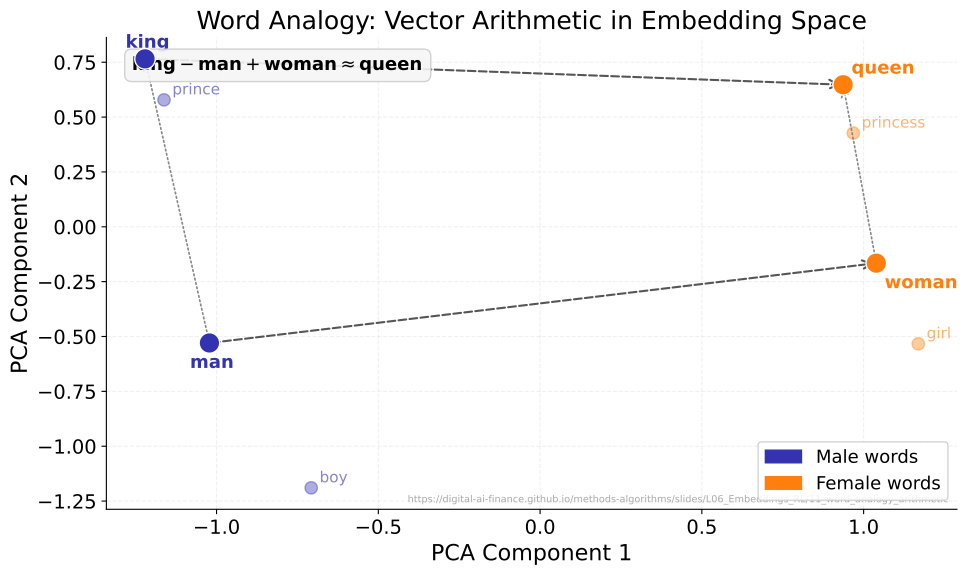

Write the Python code that produced this figure.
"""
Chart: Word Analogy - Vector Arithmetic in Embedding Space
king - man + woman ≈ queen visualized via PCA projection from 50D embeddings.
"""

from pathlib import Path
import numpy as np
import matplotlib.pyplot as plt
import matplotlib.patches as mpatches
from matplotlib.patches import FancyArrowPatch
from sklearn.decomposition import PCA
import sys
sys.path.insert(0, str(Path(__file__).resolve().parents[3] / 'templates'))
from chart_style import apply_style, COLORS, MLPURPLE, MLBLUE, MLORANGE, MLGREEN, MLRED, MLLAVENDER
apply_style()

# ---------------------------------------------------------------------------
# Metadata
# ---------------------------------------------------------------------------
CHART_METADATA = {
    "title": "Word Analogy: Vector Arithmetic in Embedding Space",
    "description": (
        "Synthetic 50D word embeddings for 8 words projected to 2D via PCA. "
        "Demonstrates the parallelogram relationship king - man + woman ≈ queen."
    ),
    "url": "https://digital-ai-finance.github.io/methods-algorithms/slides/L06_Embeddings_RL/11_word_analogy_arithmetic",
}

# ---------------------------------------------------------------------------
# Style
# ---------------------------------------------------------------------------

# ---------------------------------------------------------------------------
# Synthetic embeddings (50D with semantic structure)
# ---------------------------------------------------------------------------
rng = np.random.default_rng(42)

DIM = 50

# Basis vectors for semantic dimensions
gender_axis   = np.zeros(DIM); gender_axis[0]   = 1.0   # positive = female
royalty_axis  = np.zeros(DIM); royalty_axis[1]  = 1.0   # positive = royal
age_axis      = np.zeros(DIM); age_axis[2]      = 0.5   # positive = adult

# Build clean embeddings: (gender_score, royalty_score, age_score) + noise
def make_emb(gender, royalty, age, noise=0.15):
    e = gender * gender_axis + royalty * royalty_axis + age * age_axis
    e += rng.normal(0, noise, DIM)
    return e

# Primary words (large markers)
embeddings = {
    'man':     make_emb(gender=-1.0, royalty=0.0, age=1.0),
    'woman':   make_emb(gender= 1.0, royalty=0.0, age=1.0),
    'king':    make_emb(gender=-1.0, royalty=1.0, age=1.0),
    'queen':   make_emb(gender= 1.0, royalty=1.0, age=1.0),
    # Secondary words
    'prince':  make_emb(gender=-1.0, royalty=0.8, age=-0.3),
    'princess':make_emb(gender= 1.0, royalty=0.8, age=-0.3),
    'boy':     make_emb(gender=-1.0, royalty=0.0, age=-0.8),
    'girl':    make_emb(gender= 1.0, royalty=0.0, age=-0.8),
}

words   = list(embeddings.keys())
matrix  = np.array([embeddings[w] for w in words])

pca = PCA(n_components=2, random_state=42)
coords = pca.fit_transform(matrix)

word_to_coord = {w: coords[i] for i, w in enumerate(words)}

# ---------------------------------------------------------------------------
# Figure
# ---------------------------------------------------------------------------
fig, ax = plt.subplots()

primary   = ['man', 'woman', 'king', 'queen']
secondary = ['prince', 'princess', 'boy', 'girl']

male_words   = ['man', 'king', 'prince', 'boy']
female_words = ['woman', 'queen', 'princess', 'girl']

# Plot secondary words first (behind primary)
for w in secondary:
    x, y = word_to_coord[w]
    color = MLPURPLE if w in male_words else MLORANGE
    ax.scatter(x, y, s=80, color=color, alpha=0.4, zorder=2)
    ax.annotate(w, (x, y), textcoords='offset points', xytext=(6, 4),
                fontsize=11, color=color, alpha=0.6)

# Plot primary words
for w in primary:
    x, y = word_to_coord[w]
    color = MLPURPLE if w in male_words else MLORANGE
    ax.scatter(x, y, s=220, color=color, zorder=4, edgecolors='white', linewidths=1.0)
    offset = {'man': (-14, -18), 'woman': (6, -18), 'king': (-14, 8), 'queen': (6, 8)}
    ax.annotate(w, (x, y), textcoords='offset points', xytext=offset[w],
                fontsize=13, fontweight='bold', color=color)

# ---------------------------------------------------------------------------
# Parallelogram: man -> king  AND  woman -> queen  (royal dimension)
#                man -> woman AND  king  -> queen  (gender dimension)
# Draw dashed arrows for the gender shift: man->woman and king->queen
# ---------------------------------------------------------------------------
arrow_kw = dict(arrowstyle='->', color='#555555', lw=1.5,
                connectionstyle='arc3,rad=0.0',
                linestyle='dashed', mutation_scale=16)

for start, end in [('man', 'woman'), ('king', 'queen')]:
    ax.annotate('',
                xy=word_to_coord[end],
                xytext=word_to_coord[start],
                arrowprops=arrow_kw)

# Draw solid arrows for royalty shift: man->king and woman->queen
arrow_kw_solid = dict(arrowstyle='->', color='#888888', lw=1.2,
                      connectionstyle='arc3,rad=0.0',
                      linestyle='dotted', mutation_scale=14)

for start, end in [('man', 'king'), ('woman', 'queen')]:
    ax.annotate('',
                xy=word_to_coord[end],
                xytext=word_to_coord[start],
                arrowprops=arrow_kw_solid)

# ---------------------------------------------------------------------------
# Equation annotation
# ---------------------------------------------------------------------------
ax.text(0.03, 0.96,
        r'$\mathbf{king} - \mathbf{man} + \mathbf{woman} \approx \mathbf{queen}$',
        transform=ax.transAxes, fontsize=13,
        verticalalignment='top',
        bbox=dict(boxstyle='round,pad=0.4', facecolor='#F5F5F5', edgecolor='#CCCCCC', alpha=0.9))

# ---------------------------------------------------------------------------
# Legend
# ---------------------------------------------------------------------------
male_patch   = mpatches.Patch(color=MLPURPLE, label='Male words')
female_patch = mpatches.Patch(color=MLORANGE, label='Female words')
ax.legend(handles=[male_patch, female_patch], loc='lower right', framealpha=0.85)

# ---------------------------------------------------------------------------
# Labels, grid, URL
# ---------------------------------------------------------------------------
ax.set_xlabel('PCA Component 1')
ax.set_ylabel('PCA Component 2')
ax.set_title('Word Analogy: Vector Arithmetic in Embedding Space')
ax.grid(alpha=0.3)

ax.text(0.99, 0.01, CHART_METADATA["url"],
        transform=ax.transAxes, fontsize=7, color='#AAAAAA',
        ha='right', va='bottom')

plt.tight_layout()
plt.savefig(Path(__file__).parent / 'chart.pdf', dpi=300, bbox_inches='tight', facecolor='white')
plt.close()
